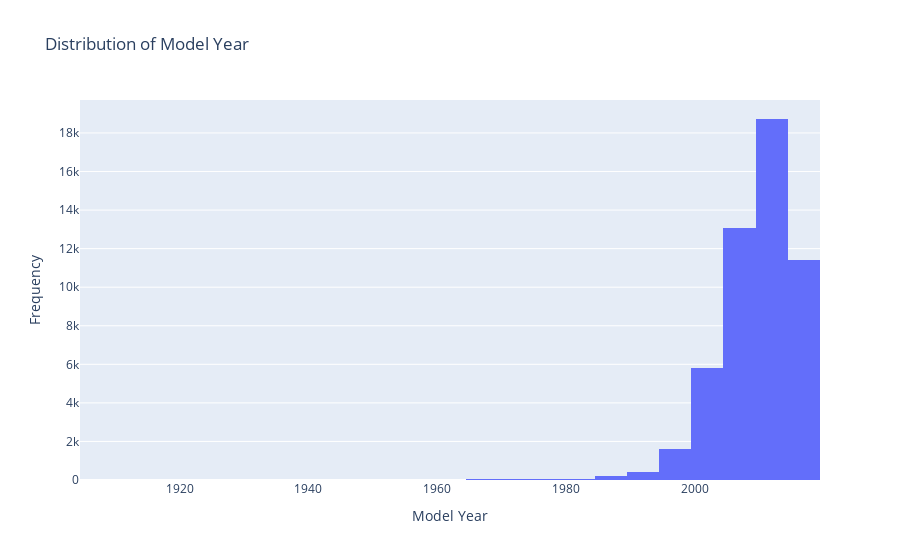

Notebook source saved alongside this figure:
### Markdown cell above
Distribution of Model Year: This histogram visualizes the distribution of model years, providing insights into which years are most prevalent in the dataset. It reveals that only a small number of classic cars exist from before 1980. In contrast, the majority of vehicles in the dataset are concentrated around the 2010-2014 period.

### Code cell
fig2 = px.histogram(df, x='model_year', title='Distribution of Model Year', nbins=30)
fig2.update_xaxes(title='Model Year')
fig2.update_yaxes(title='Frequency')
fig2.show()

### Figure 1 — Plotly figure (JSON) as saved in the notebook; plotly's stock layout.template omitted (floating-point values rounded to 4 significant figures; data arrays with more than 128 entries replaced by an {"elided": "..."} marker saying what was removed)
{"data": [{"alignmentgroup": "True", "bingroup": "x", "hovertemplate": "model_year=%{x}<br>count=%{y}<extra></extra>", "legendgroup": "", "marker": {"color": "#636efa", "pattern": {"shape": ""}}, "name": "", "nbinsx": 30, "offsetgroup": "", "orientation": "v", "showlegend": false, "type": "histogram", "x": {"elided": "51525 int values"}, "xaxis": "x", "yaxis": "y"}], "layout": {"barmode": "relative", "legend": {"tracegroupgap": 0}, "title": {"text": "Distribution of Model Year"}, "xaxis": {"anchor": "y", "domain": [0, 1], "title": {"text": "Model Year"}}, "yaxis": {"anchor": "x", "domain": [0, 1], "title": {"text": "Frequency"}}}}
